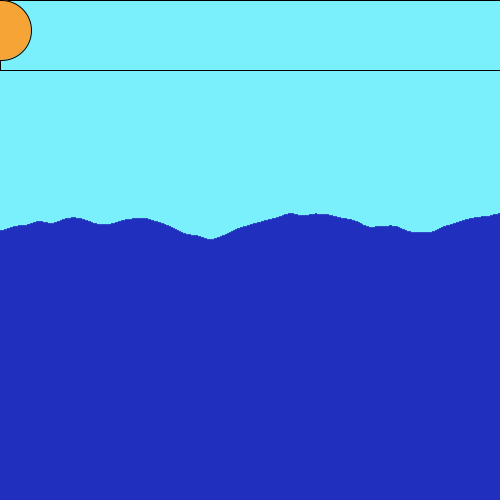
Frame 1 (no input)
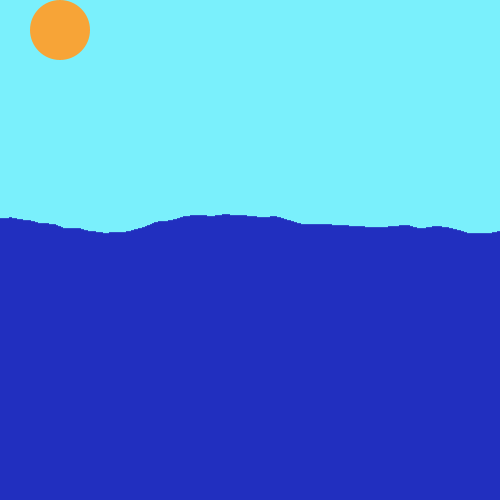
Frame 60 (the mouse pressed at the canvas centre just before this capture)
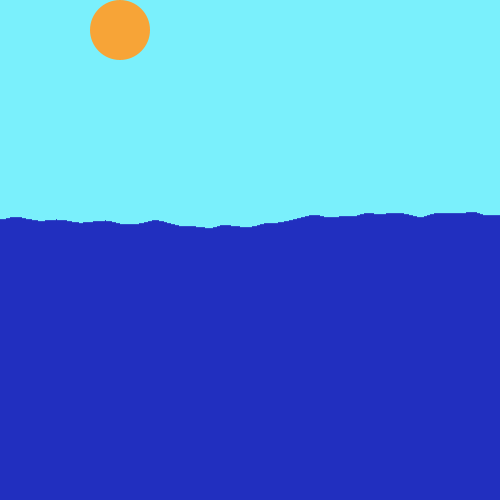
Frame 120 (the mouse held since frame 60 and released just before this capture)

The Processing sketch that drew these frames (run headless with seeded random() and noise(); from frame 60 on, the mouse is pressed at the canvas centre):

// Processing sketch: processing_64468
// ── processing_64468.pde

float time = 0;
float z = 0;
void setup() {

  size (500, 500);
  background(#7AF0FC);
}

void draw() {
  background(#7AF0FC);

  fill(#7AF0FC);
  rect(0, 0, width, 70);
  z=z+1;
  float x = 0;
  fill(#F7A437);
  ellipse(z, 30, 60, 60);
  if (z>510) {
    z = 0;
  }
  while (x <width) {

    stroke(#212FBF);
    line(x, 200+50*noise(x/105, time), x, height);
    noStroke();




    x= x + 1;
  }
  time = time + 0.03;
}
